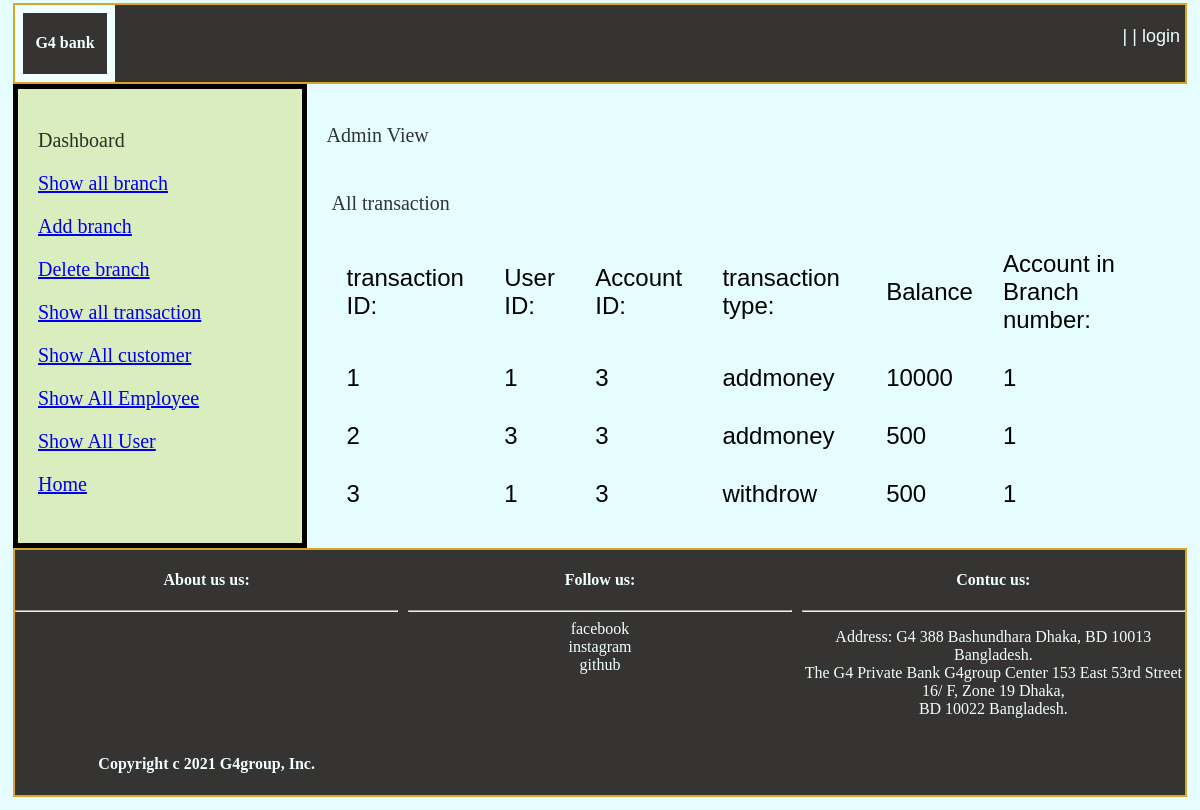
The app's page /view/bank/transaction.php with its own data.
### tables this page shows
CREATE TABLE `transaction` (
  `ID` int(50) NOT NULL,
  `userid` int(50) NOT NULL,
  `accountid` int(50) NOT NULL,
  `amount` int(50) NOT NULL,
  `transactiontype` text NOT NULL,
  `Branchid` int(50) NOT NULL
);

### controller/branchController.php (the view, shortened to what this page needs)
<?php
function showAlltransaction()
{
        $servername = "localhost";
        $username = "root";
        $password = "";
        $dbname = "bankms";
    $conn = new mysqli($servername, $username, $password, $dbname);
    $sql = "SELECT * From transaction ";
    $result = $conn->query($sql);
    if ($result->num_rows > 0) {
        echo "<table>";
        echo "<tr><td>transaction ID:</td><td>User ID: </td><td>Account ID:</td><td>transaction type:</td><td>Balance</td><td>Account in Branch number:</td></tr>";
        echo"<tr>";
        while($row = $result->fetch_assoc()) {
        echo "<td>".$row["ID"]."</td>";
        echo "<td>".$row["userid"]."</td>";
        echo "<td>".$row["accountid"]."</td>";
        echo "<td>".$row["transactiontype"]."</td>";
        echo "<td>".$row["amount"]."</td>";
        echo "<td>".$row["Branchid"]."</td></tr>";
    }
    echo "</table>";
    } else {
    echo "ID not found";
    }
}

### controller/Extra/style.css (style rules this page uses)
body { background-color: #e6fdff; color: #000000; padding: 5px; }
table, th, td { border-collapse: collapse; }
th, td, tr { padding: 15px; }

### records on screen
transaction: ID "1", userid "1", accountid "3", transactiontype "addmoney", amount "10000", Branchid "1"
transaction: ID "2", userid "3", accountid "3", transactiontype "addmoney", amount "500", Branchid "1"
transaction: ID "3", userid "1", accountid "3", transactiontype "withdrow", amount "500", Branchid "1"

### other values on screen
$login "login"
